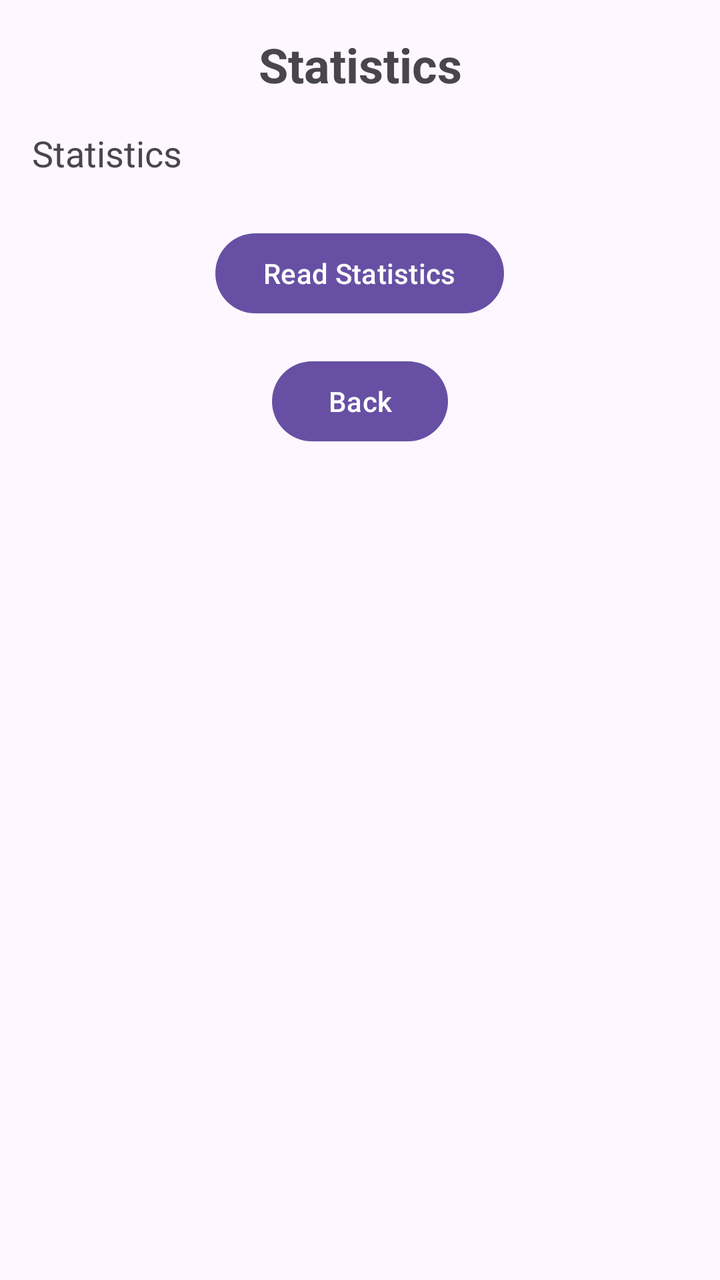
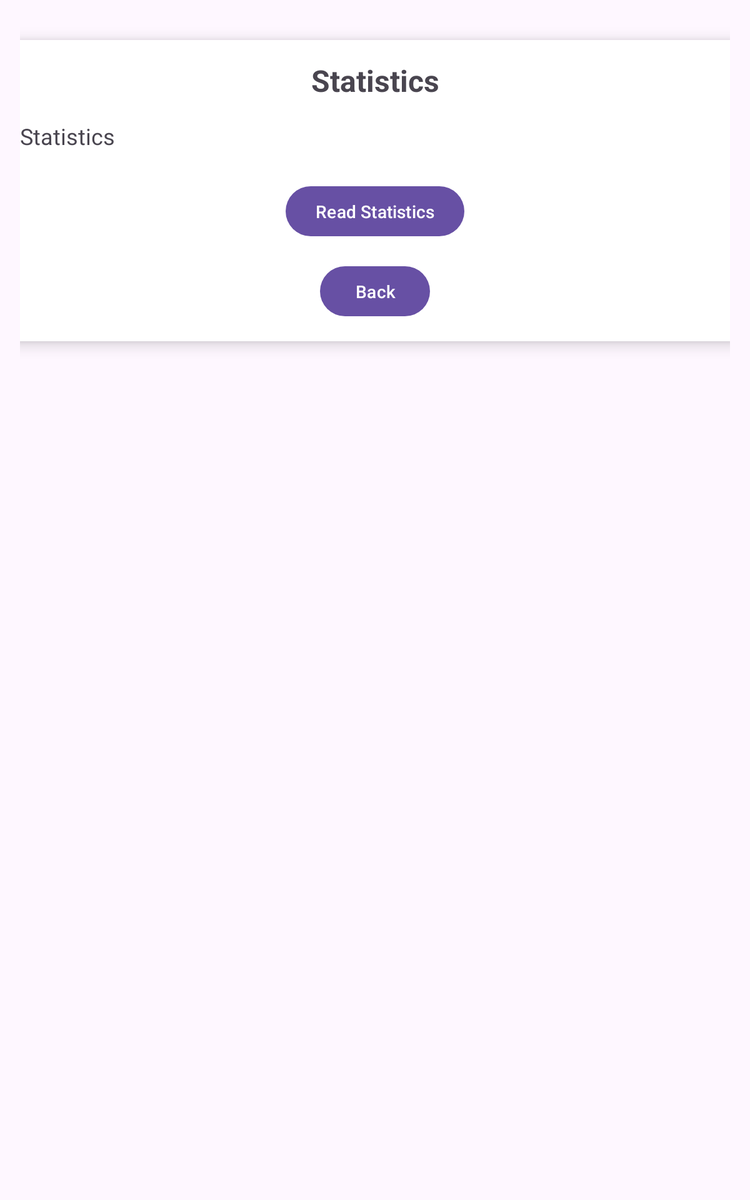

Two renders of one Android screen. The first uses the default layout on a phone; the second uses the alternative layout the repository ships for a different screen configuration, on a matching device. The two XML files are below.
<!-- AndroidManifest.xml: application theme Theme.UnipiAudioStories -->
<!-- res/layout/activity_statistics.xml -->
<?xml version="1.0" encoding="utf-8"?>
<LinearLayout xmlns:android="http://schemas.android.com/apk/res/android"
    android:layout_width="match_parent"
    android:layout_height="match_parent"
    android:orientation="vertical"
    android:padding="16dp">

    <TextView
        android:layout_width="match_parent"
        android:layout_height="wrap_content"
        android:text="@string/statistics"
        android:textSize="24sp"
        android:textStyle="bold"
        android:gravity="center"
        android:paddingBottom="16dp"/>

    <TextView
        android:id="@+id/statisticsTextView"
        android:layout_width="match_parent"
        android:layout_height="wrap_content"
        android:text="@string/statistics"
        android:textSize="18sp"
        android:paddingBottom="8dp"/>

    <Button
        android:id="@+id/readStatisticsButton"
        android:layout_width="wrap_content"
        android:layout_height="wrap_content"
        android:text="@string/read_statistics"
        android:layout_gravity="center_horizontal"
        android:layout_marginTop="16dp"/>

    <Button
        android:id="@+id/backButton"
        android:layout_width="wrap_content"
        android:layout_height="wrap_content"
        android:text="@string/back"
        android:layout_gravity="center_horizontal"
        android:layout_marginTop="16dp"/>

</LinearLayout>
<!-- resources referenced by this layout -->
<resources>
  <string name="back">Back</string>
  <string name="read_statistics">Read Statistics</string>
  <string name="statistics">Statistics</string>
  <style name="Theme.UnipiAudioStories" parent="Base.Theme.UnipiAudioStories" />
  <style name="Base.Theme.UnipiAudioStories" parent="Theme.Material3.DayNight.NoActionBar">
          
          
      </style>
</resources>
<!-- res/layout-sw600dp/activity_statistics.xml (the repository's variant of the layout above) -->
<!-- drawn on a 7-inch tablet held upright -->
<?xml version="1.0" encoding="utf-8"?>
<LinearLayout xmlns:android="http://schemas.android.com/apk/res/android"
    xmlns:app="http://schemas.android.com/apk/res-auto"
    android:layout_width="match_parent"
    android:layout_height="match_parent"
    android:orientation="vertical"
    android:padding="16dp">

    <androidx.cardview.widget.CardView
        android:layout_width="600dp"
        android:layout_height="wrap_content"
        android:layout_gravity="center"
        android:layout_margin="16dp"
        app:cardCornerRadius="16dp"
        app:cardElevation="8dp">

        <LinearLayout
            android:layout_width="match_parent"
            android:layout_height="wrap_content"
            android:orientation="vertical"
            android:padding="16dp">

            <TextView
                android:layout_width="match_parent"
                android:layout_height="wrap_content"
                android:gravity="center"
                android:paddingBottom="16dp"
                android:text="@string/statistics"
                android:textSize="24sp"
                android:textStyle="bold" />

            <TextView
                android:id="@+id/statisticsTextView"
                android:layout_width="match_parent"
                android:layout_height="wrap_content"
                android:paddingBottom="8dp"
                android:text="@string/statistics"
                android:textSize="18sp" />

            <Button
                android:id="@+id/readStatisticsButton"
                android:layout_width="wrap_content"
                android:layout_height="wrap_content"
                android:layout_gravity="center_horizontal"
                android:layout_marginTop="16dp"
                android:text="@string/read_statistics" />

            <Button
                android:id="@+id/backButton"
                android:layout_width="wrap_content"
                android:layout_height="wrap_content"
                android:layout_gravity="center_horizontal"
                android:layout_marginTop="16dp"
                android:text="@string/back" />
        </LinearLayout>
    </androidx.cardview.widget.CardView>
</LinearLayout>
